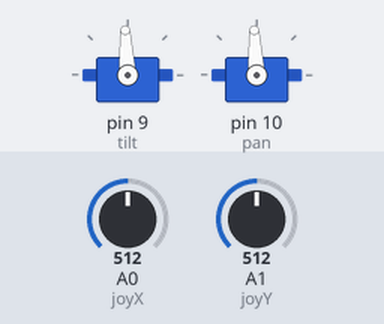
This sketch was run on a simulated Arduino Uno, built with avr-gcc and run on an emulated ATmega328P. On the bench: 2 × servo. The test bench sets the inputs (shaded band); at power-on: A0 (joyX) = 512, A1 (joyY) = 512.

Above: at 1.2 s.
1.3 s: A0 (joyX) set to 716
At 2.5 s:
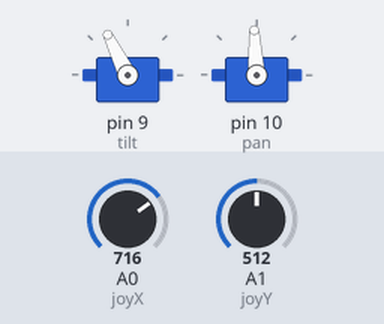
2.8 s: A1 (joyY) set to 716
At 3.9 s:
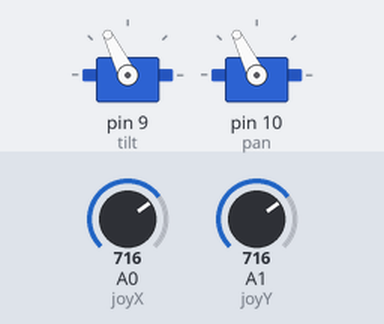
4.3 s: A0 (joyX) set to 900
At 5.1 s:
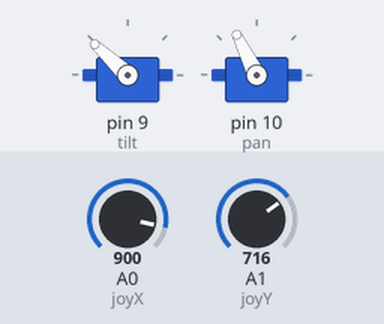
5.8 s: A1 (joyY) set to 900
At 6.3 s:
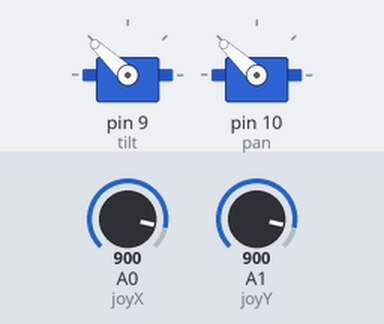
7.3 s: A0 (joyX) set to 1023
At 8.5 s:
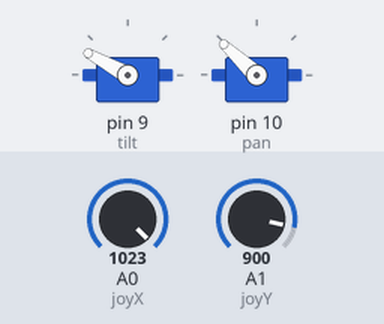
8.8 s: A1 (joyY) set to 1023
At 10.0 s:
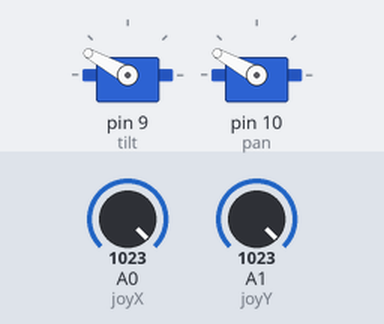
Timing chart, 0 to 11.3 s (numbered marks = the images above; inputs shaded):
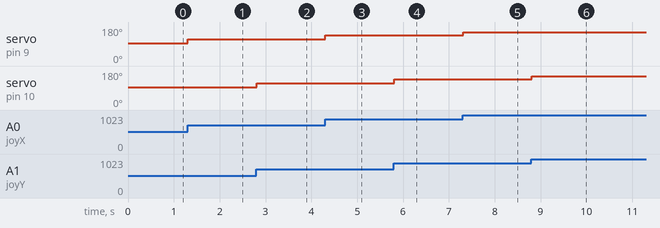

Measured:
- after the input at 1.3 s, servo on pin 9 (tilt): 93° → 116° at once
- after the input at 2.8 s, servo on pin 10 (pan): 93° → 116° at once
- after the input at 4.3 s, servo on pin 9 (tilt): 116° → 137° at once
- after the input at 5.8 s, servo on pin 10 (pan): 116° → 137° at once
- after the input at 7.3 s, servo on pin 9 (tilt): 137° → 151° at once
- after the input at 8.8 s, servo on pin 10 (pan): 137° → 151° at once

The sketch:

Servo_controle_com_cursor.ino
```cpp
/*
GME - Grupo de Metodos Eletroforéticos
Instituto de Quimica - UFG

Controlling movements of two servos using a Joystick
Joystick's x- and y- axes are connected to A0 and A1 analog pins of Arduino.
Servos are connectd to PWM Pins 9 and 10.

Crieted 01/05/2016
By Explore Labs
Modified Set 2022
by Wanderson D. Lopes
*/

#include <Servo.h>

Servo tilt, pan; // create servo object to control a servo

int joyX = A0; // analog pin used to connect the X - axis of Joystick
int joyY = A1; // analog pin used to connect the Y - axis of Joystick
int x, y; // variables to read the values from the analog pins

void setup()
{
  tilt.attach(9); // attaches the tilt servo on pin 9 to the servo object
  pan.attach(10); // attaches the pan servo on pin 10 to the servo object
}

void loop()
{
  x = joyX;    // reads the value of the Joystick's X - axis (value between 0 and 1023)
  y = joyY;    // reads the value of the Joystick's Y - axis (value between 0 and 1023)
  x = map(analogRead(joyX), 0, 1023, 900, 2100); // scale it to use with the servo b/w 900 usec to 2100 usec
  y = map(analogRead(joyY), 0, 1023, 900, 2100);
  tilt.write(x); // sets the servo position according to the scaled value
  pan.write(y);
  delay(15); // waits for the servos to get there
}
```
